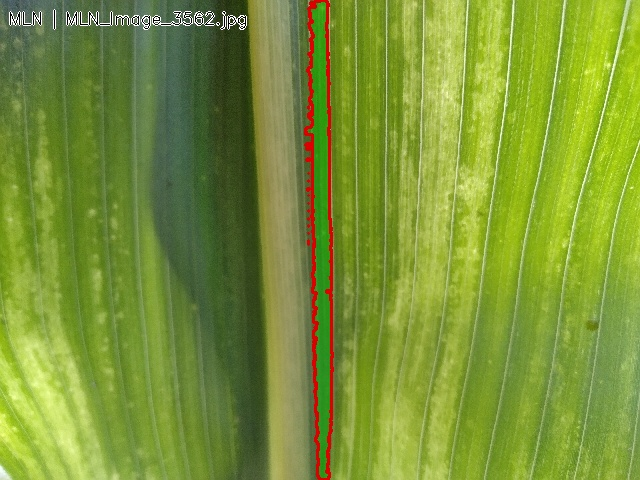
#> input picture reports/tier1_overlays/MLN_Image_3562_overlay.jpg, 640 x 480 px
$ python -i image_utils.py   (imports and definitions only)
#> lines starting #> are read from the running program, lines starting #| are printed output that depends on the picture
"""
================================================================================
 image_utils.py — Centralised Image Loading Utilities
================================================================================
 PURPOSE:
   Single source of truth for all image loading across the pipeline.
   Ensures consistent:
     1. EXIF orientation correction  — PIL respects EXIF, cv2 ignores it.
        Loading through this module guarantees the same orientation
        regardless of which library is used downstream.
     2. CLAHE enhancement            — Contrast Limited Adaptive Histogram
        Equalization for Bouncer and Factory inputs. Improves local contrast
        under variable tropical lighting without blowing out highlights.
        Referenced in thesis vocabulary as applied to Bouncer/Factory inputs.
     3. RGB channel order guarantee  — all functions return uint8 RGB numpy
        arrays. cv2 BGR ↔ RGB conversion is handled here, never in callers.
     4. Corrupt / truncated guard     — full pixel load attempted; returns
        None on failure so callers can skip gracefully.

 USAGE:
   from image_utils import load_image_rgb, load_image_clahe

   img = load_image_rgb(path)       # Returns H×W×3 uint8 RGB or None
   img = load_image_clahe(path)     # CLAHE-enhanced version
================================================================================
"""

from pathlib import Path

import cv2
import numpy as np
from PIL import Image, ImageFile, ImageOps

# Allow partial reads only during EXIF check — not during actual load
ImageFile.LOAD_TRUNCATED_IMAGES = False

# CLAHE parameters — tuned for tropical field photography
# clipLimit: contrast enhancement ceiling (prevents noise amplification)
# tileGridSize: local region size for histogram equalization
_CLAHE = cv2.createCLAHE(clipLimit=2.0, tileGridSize=(8, 8))


# ══════════════════════════════════════════════════════════════════════════════
# EXIF-CORRECTED IMAGE LOAD
# ══════════════════════════════════════════════════════════════════════════════

def load_image_rgb(path: Path | str) -> np.ndarray | None:
    """
    Load an image as a uint8 RGB numpy array with EXIF orientation applied.

    PIL automatically applies EXIF orientation via ImageOps.exif_transpose().
    This ensures the spatial content is identical whether the image is later
    processed by PIL or cv2 — cv2 ignores EXIF orientation by default, which
    would otherwise cause spatial mismatches between the training pipeline
    (PIL-based DataLoaders) and the Factory (cv2-based HSV masking).

    Returns None if the image is truncated, corrupt, or unreadable.
    """
    try:
        path = Path(path)
        pil_img = Image.open(path)
#> pil_img is the input picture: PIL image 640x480 RGB; mean R, G, B 123.2, 148.1, 54.3
        pil_img.load()                          # forces full decode — catches truncation

        # Apply EXIF orientation (rotate/flip to canonical upright orientation)
        pil_img = ImageOps.exif_transpose(pil_img)

        img_rgb = np.array(pil_img.convert("RGB"), dtype=np.uint8)
        return img_rgb
    except Exception:
        return None


# [9 lines left out: function load_image_rgb_cv2, not called in this run]


# ══════════════════════════════════════════════════════════════════════════════
# CLAHE ENHANCEMENT
# ══════════════════════════════════════════════════════════════════════════════

def apply_clahe(img_rgb: np.ndarray) -> np.ndarray:
    """
    Apply CLAHE (Contrast Limited Adaptive Histogram Equalization) to the
    L channel of an LAB colour space image. Returns uint8 RGB.

    Applied to:
      - Bouncer inputs (improves discrimination under variable field lighting)
      - Factory inputs (improves HSV masking accuracy on low-contrast images)

    NOT applied to Student/Teacher training inputs — those use augmentation-
    based brightness/contrast variation instead, which is more diverse.

    Reference: Zuiderveld (1994), "Contrast Limited Adaptive Histogram
    Equalization", Graphics Gems IV.
    """
    # Convert RGB → LAB (perceptually uniform space)
    lab = cv2.cvtColor(img_rgb, cv2.COLOR_RGB2LAB)
#> lab: shape (480, 640, 3); mean of channels 0, 1, 2 147.3, 105.5, 172.1
    l, a, b = cv2.split(lab)
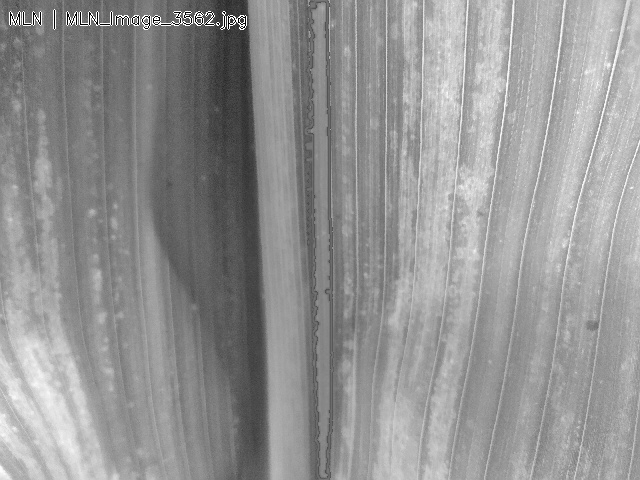
#> l: shape (480, 640); min 0, max 255, mean 147.3
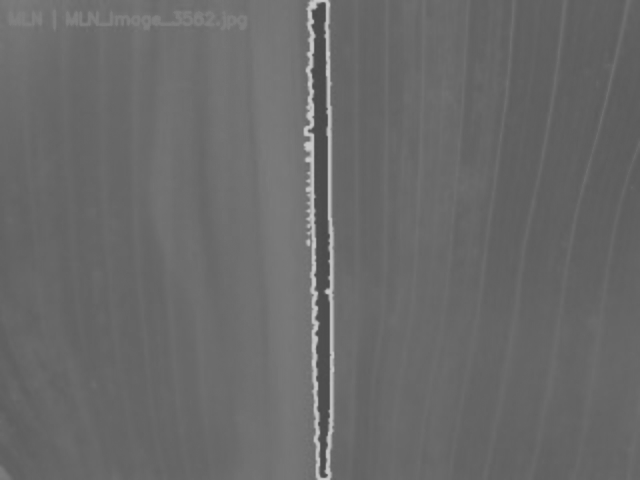
#> a: shape (480, 640); min 72, max 202, mean 105.5
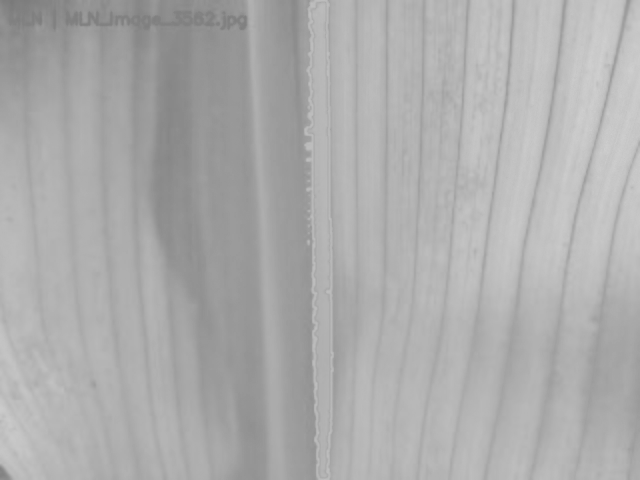
#> b: shape (480, 640); min 121, max 207, mean 172.1

    # Apply CLAHE to L channel only — preserves colour (a, b unchanged)
    l_clahe = _CLAHE.apply(l)
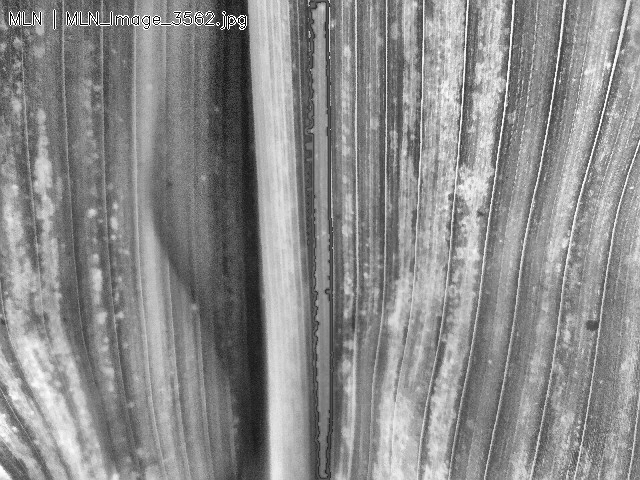
#> l_clahe: shape (480, 640); min 0, max 255, mean 139.1

    # Merge and convert back to RGB
    lab_clahe = cv2.merge([l_clahe, a, b])
#> lab_clahe: shape (480, 640, 3); mean of channels 0, 1, 2 139.1, 105.5, 172.1
    img_clahe = cv2.cvtColor(lab_clahe, cv2.COLOR_LAB2RGB)
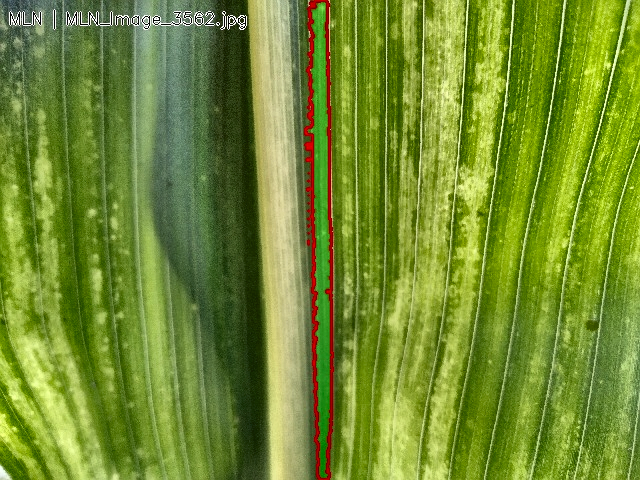
#> img_clahe: shape (480, 640, 3); mean R, G, B 114.7, 140.2, 47.5
    return img_clahe.astype(np.uint8)


def load_image_clahe(path: Path | str) -> np.ndarray | None:
    """
    Load image with EXIF correction + CLAHE enhancement.
    Returns uint8 RGB numpy array or None on failure.
    """
    img = load_image_rgb(path)
    if img is None:
        return None
    return apply_clahe(img)


# ══════════════════════════════════════════════════════════════════════════════
# CHANNEL ORDER SAFETY HELPERS
# ══════════════════════════════════════════════════════════════════════════════

def rgb_to_bgr(img_rgb: np.ndarray) -> np.ndarray:
    """Convert RGB → BGR for cv2 operations (cv2.imwrite, cv2.imshow etc.)."""
    return cv2.cvtColor(img_rgb, cv2.COLOR_RGB2BGR)


def bgr_to_rgb(img_bgr: np.ndarray) -> np.ndarray:
    """Convert BGR → RGB (when reading with cv2.imread for processing)."""
    return cv2.cvtColor(img_bgr, cv2.COLOR_BGR2RGB)


def to_hsv(img_rgb: np.ndarray) -> np.ndarray:
    """Convert RGB → HSV. Always pass RGB — never BGR."""
    return cv2.cvtColor(img_rgb, cv2.COLOR_RGB2HSV)


def to_gray(img_rgb: np.ndarray) -> np.ndarray:
    """Convert RGB → Grayscale."""
    return cv2.cvtColor(img_rgb, cv2.COLOR_RGB2GRAY)

>>> result = load_image_clahe('reports/tier1_overlays/MLN_Image_3562_overlay.jpg')

$ run again, on reports/tier1_overlays/HEALTHY_1712572381247_overlay.jpg
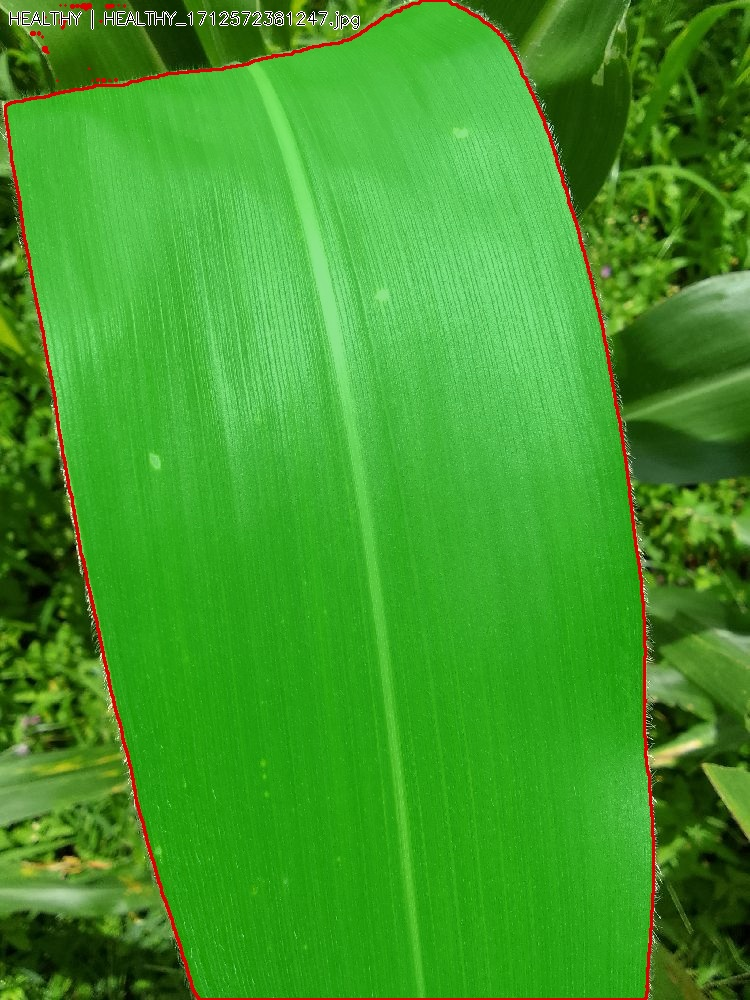
#> input picture reports/tier1_overlays/HEALTHY_1712572381247_overlay.jpg, 750 x 1000 px
#> in load_image_rgb, pil_img is the input picture: PIL image 750x1000 RGB; mean R, G, B 64.3, 153.6, 40.3
#> lab: shape (1000, 750, 3); mean of channels 0, 1, 2 143.7, 82.4, 175.7
#> in apply_clahe, `l_clahe = _CLAHE.apply(l)`:
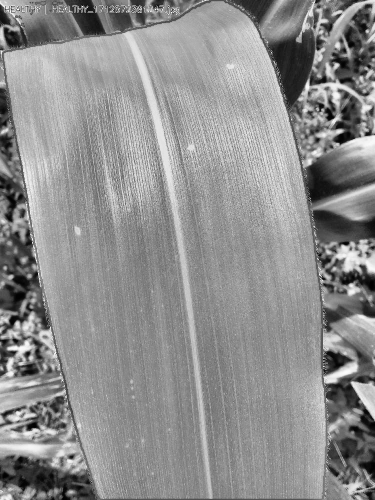
#> l_clahe: shape (1000, 750) (shown at 1/2 size); min 0, max 255, mean 142.1
#> lab_clahe: shape (1000, 750, 3); mean of channels 0, 1, 2 142.1, 82.4, 175.7
#> in apply_clahe, `img_clahe = cv2.cvtColor(lab_clahe, cv2.COLOR_LAB2RGB)`:
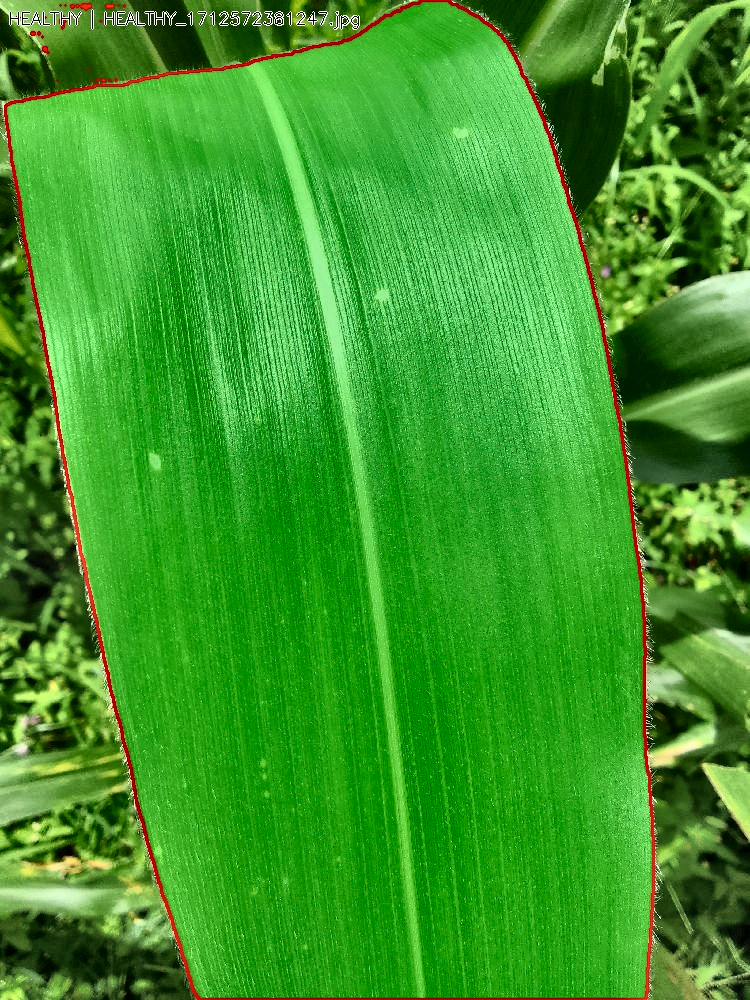
#> img_clahe: shape (1000, 750, 3); mean R, G, B 60, 152.3, 40

$ run again, on reports/tier1_overlays/HEALTHY_1715758703079_overlay.jpg
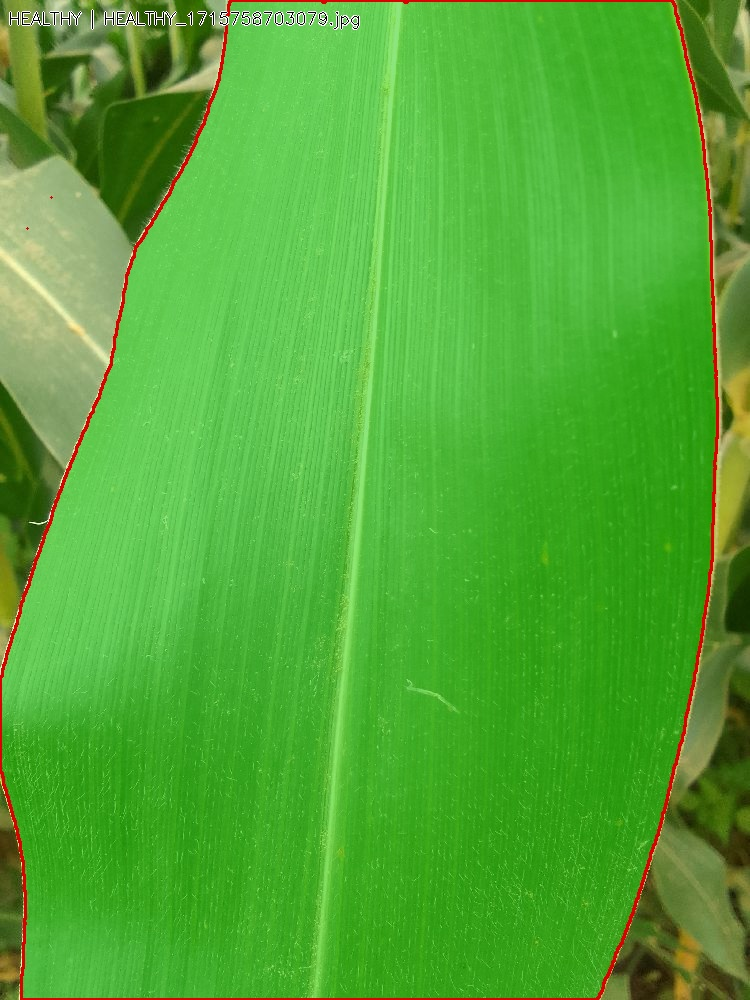
#> input picture reports/tier1_overlays/HEALTHY_1715758703079_overlay.jpg, 750 x 1000 px
#> in load_image_rgb, pil_img is the input picture: PIL image 750x1000 RGB; mean R, G, B 81.8, 169.1, 52.6
#> lab: shape (1000, 750, 3); mean of channels 0, 1, 2 159, 82.2, 177.5
#> in apply_clahe, `l_clahe = _CLAHE.apply(l)`:
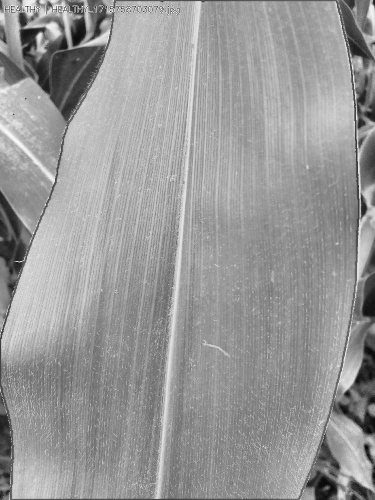
#> l_clahe: shape (1000, 750) (shown at 1/2 size); min 0, max 255, mean 152.4
#> lab_clahe: shape (1000, 750, 3); mean of channels 0, 1, 2 152.4, 82.2, 177.5
#> in apply_clahe, `img_clahe = cv2.cvtColor(lab_clahe, cv2.COLOR_LAB2RGB)`:
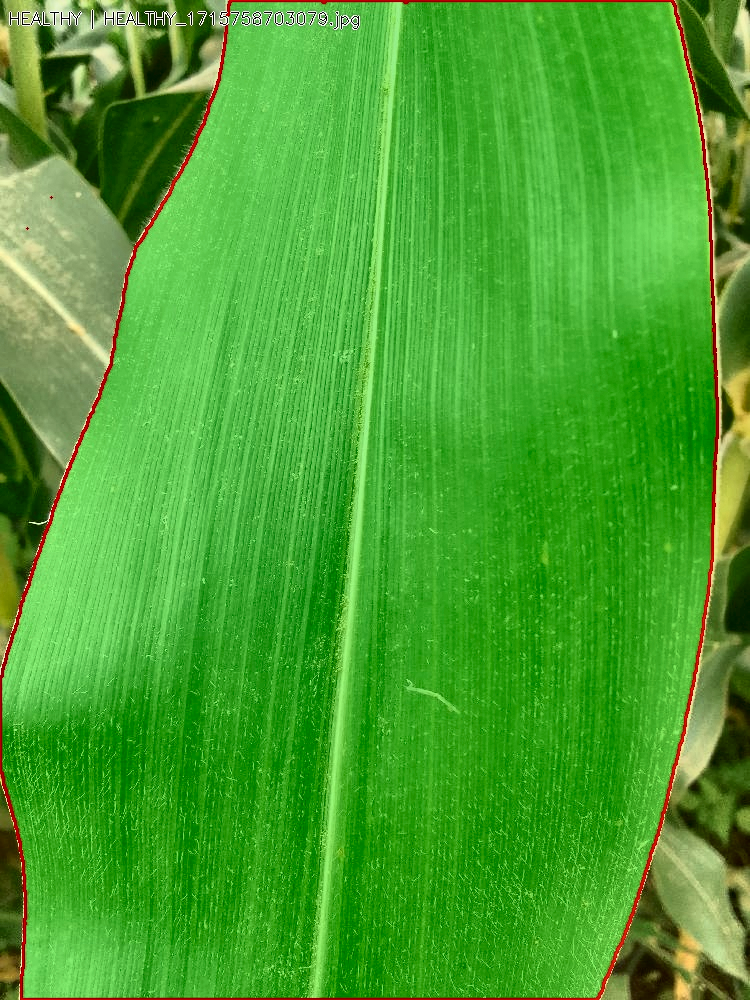
#> img_clahe: shape (1000, 750, 3); mean R, G, B 72.5, 162.4, 45.9
